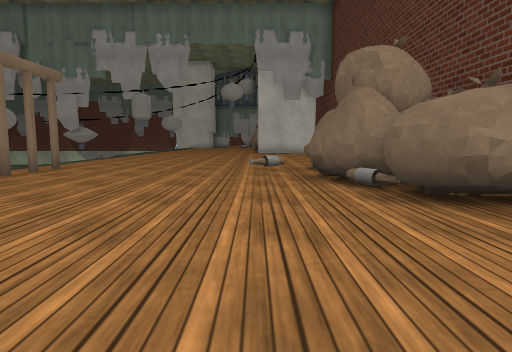
[1] (above)

17 first-person views from a walk through a scene from a Unity 3-D project. The camera is 0.64 m above the floor, tilts 6° down and sees 75° across. Doors are open. The floor is counted in squares, 1 m on a side. Each view is taken from the middle of a square. On the plan, view 1 faces up. The plan holds only what a view shows up to about 10 squares ahead; the rest is blank. The place goes on beyond the plan. The player character is not drawn. Some animated figures are not drawn. Surface patterns are stand-ins for the level's own textures.

[2]
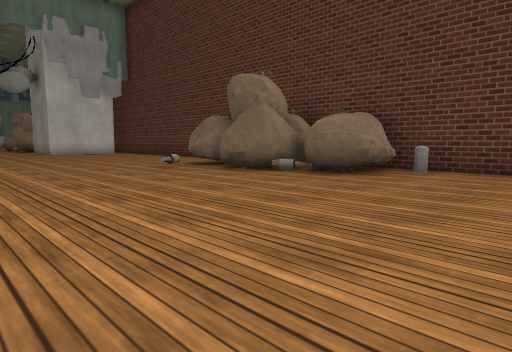

[3]
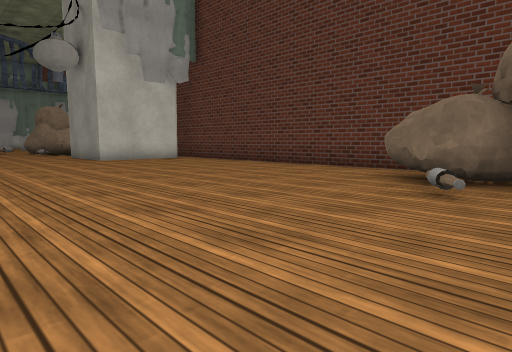

[4]
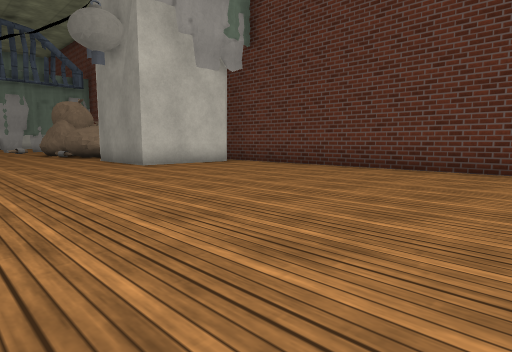

[5]
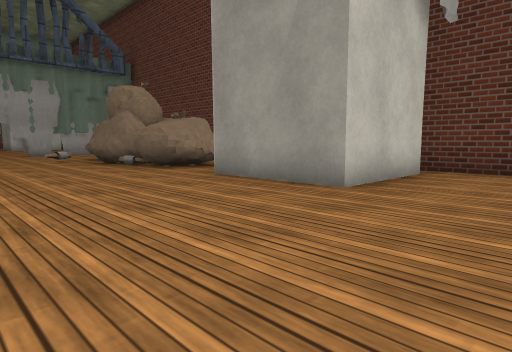

[6]
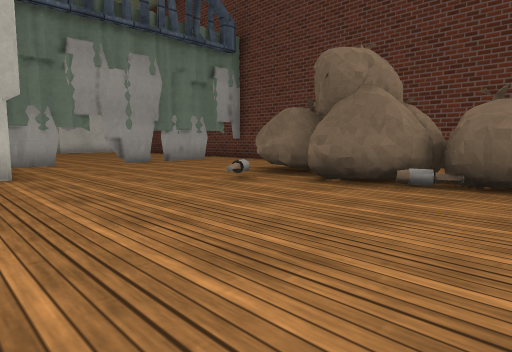

[7]
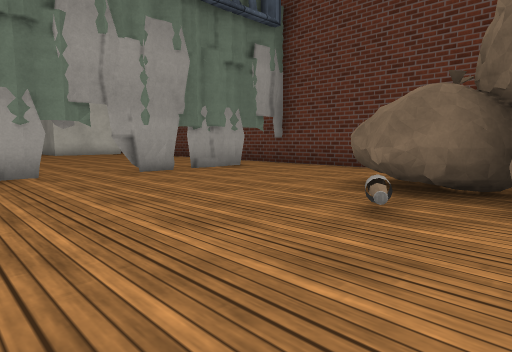

[8]
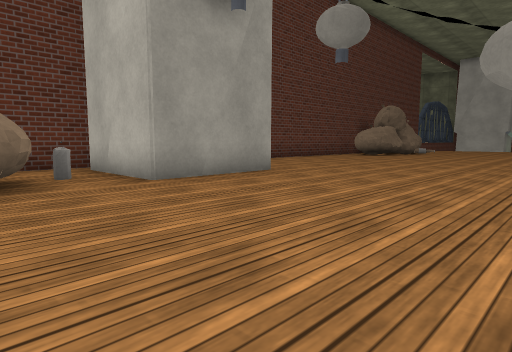

[9]
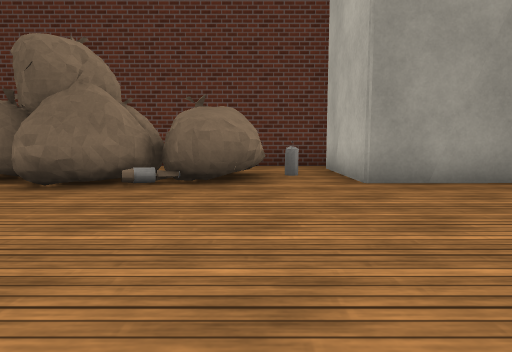

[10]
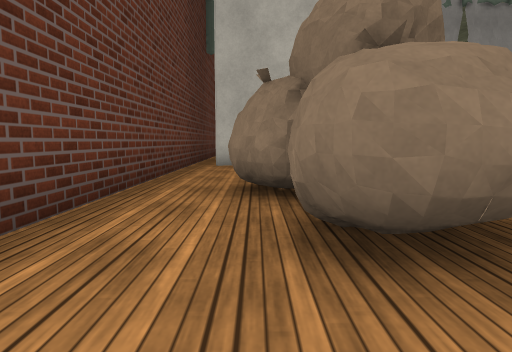

[11]
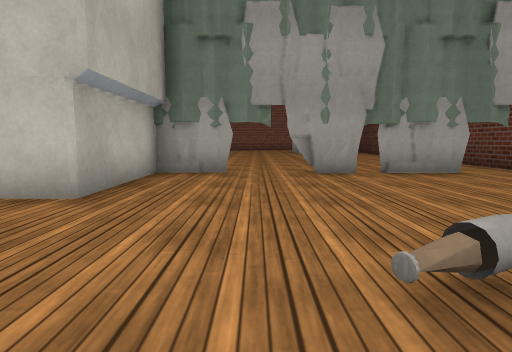

[12]
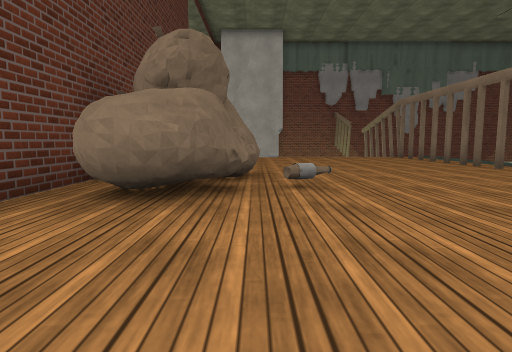

[13]
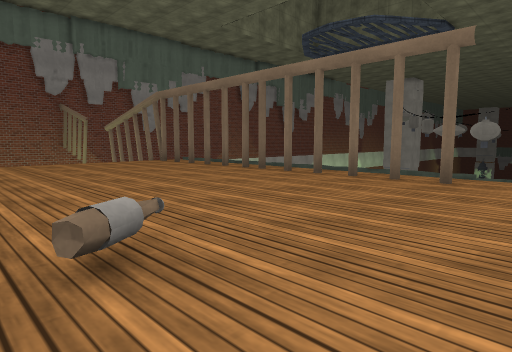

[14]
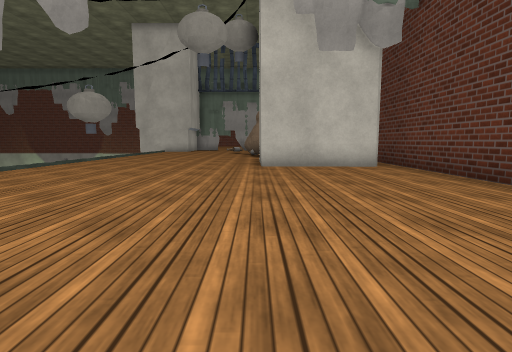

[15]
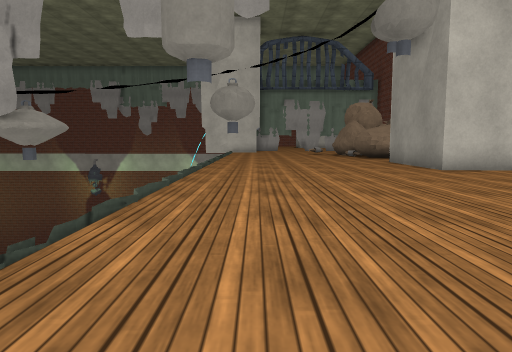

[16]
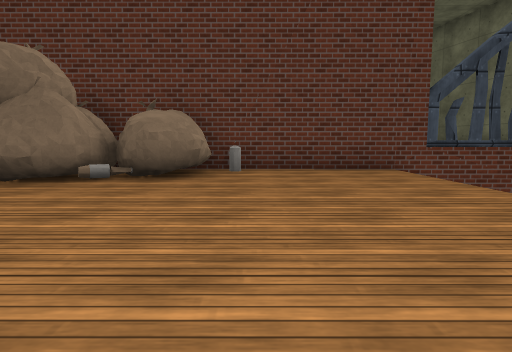

[17]
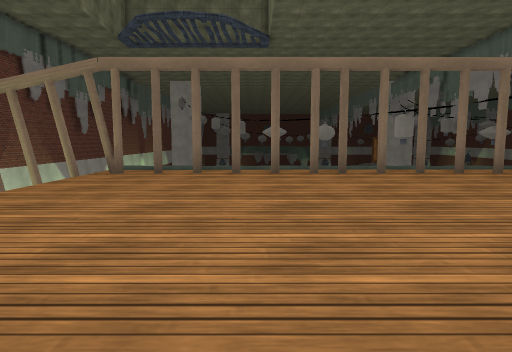

### Floor plan
Key: @ floor where view 1 was taken; # wall or solid block; x gap in a wall; . floor; D open door; = window, fence, low wall or low ledge; ^ raised ledge; v drop or lower ground; O other object.
Columns run from 8 left of view 1 to 4 right of it. Each row starts with its distance up from view 1.
 34             v
 33             v
 32     #########
 31     #.......#
 30     #.......#
 29    ##.......#
 28     ........#
 27     ....#O..#
 26    v...##O..#
 25     ....OOO.#
 24     ....OOO.#
 23    .....OO .#
 22    .....#O#.#
 21     .....O..#
 20     ....####v
 19     ....####v
 18 ^  O....####v
 17 ^  ........#v
 16    .........#
 15    #........#
 14    D........#
 13    #........#
 12     ........#
 11     ........#
 10     ........#
  9     ........#
  8    ......#OOv
  7    #....##O v
  6    v.....OOO
  5    v.....#OOv
  4    v......OOv
  3    v......#Ov
  2    x........
  1    v........#
  0    v....@...#
 -1  ==#        v
 -2    ^        #
 -3    ^        #

Where each view was taken, in squares from view 1:
view 1: 0 up, 0 right, facing up
view 2: 0 up, 4 left, facing up-right
view 3: 6 up, 4 left, facing up-right
view 4: 9 up, 4 left, facing up-right
view 5: 15 up, 4 left, facing up-right
view 6: 22 up, 5 left, facing up-right
view 7: 25 up, 4 left, facing up-right
view 8: 23 up, 5 left, facing down-right
view 9: 22 up, 5 left, facing right
view 10: 29 up, 2 right, facing down
view 11: 25 up, 2 left, facing up
view 12: 12 up, 1 right, facing down
view 13: 9 up, 1 right, facing down-left
view 14: 9 up, 0 right, facing up
view 15: 10 up, 4 left, facing up
view 16: 2 up, 4 left, facing right
view 17: 2 up, 2 right, facing left
